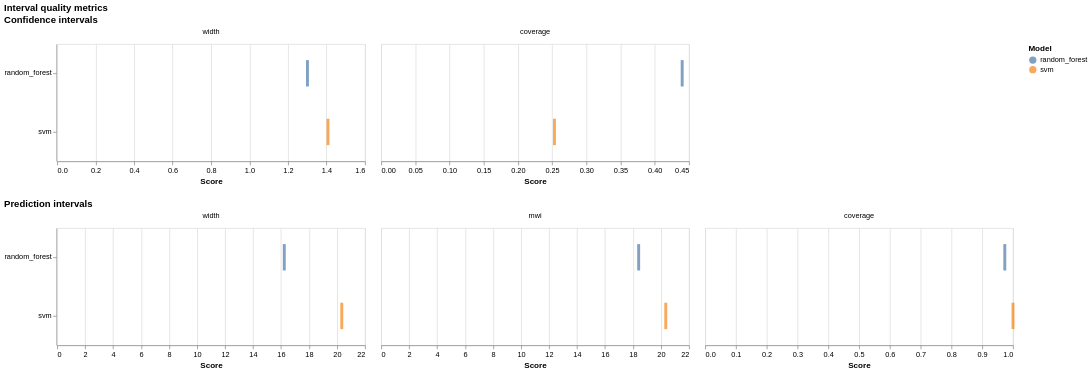

Source (notebook cell):
### Code cell
plot_interval_metrics(report)

### Figure 1 — Vega-Lite specification as saved in the notebook (floating-point values rounded to 4 significant figures)
{"config": {"view": {"continuousWidth": 300, "continuousHeight": 300}}, "vconcat": [{"data": {"name": "data-b33ee48a3ddc065351fa239fec3bfe4b"}, "facet": {"column": {"field": "metric", "sort": ["width", "mwi", "coverage"], "title": null, "type": "nominal"}}, "spec": {"mark": {"type": "tick", "orient": "vertical", "size": 36, "thickness": 4}, "encoding": {"color": {"field": "model", "legend": {"title": "Model"}, "type": "nominal"}, "tooltip": [{"field": "model", "type": "nominal"}, {"field": "metric", "type": "nominal"}, {"field": "value", "type": "quantitative"}], "x": {"field": "value", "title": "Score", "type": "quantitative"}, "y": {"field": "model", "title": null, "type": "nominal"}}, "height": 160, "width": 420}, "resolve": {"scale": {"x": "independent"}}, "title": "Confidence intervals"}, {"data": {"name": "data-73d5c358a1a69f0cfa300441566b0329"}, "facet": {"column": {"field": "metric", "sort": ["width", "mwi", "coverage"], "title": null, "type": "nominal"}}, "spec": {"mark": {"type": "tick", "orient": "vertical", "size": 36, "thickness": 4}, "encoding": {"color": {"field": "model", "legend": {"title": "Model"}, "type": "nominal"}, "tooltip": [{"field": "model", "type": "nominal"}, {"field": "metric", "type": "nominal"}, {"field": "value", "type": "quantitative"}], "x": {"field": "value", "title": "Score", "type": "quantitative"}, "y": {"field": "model", "title": null, "type": "nominal"}}, "height": 160, "width": 420}, "resolve": {"scale": {"x": "independent"}}, "title": "Prediction intervals"}], "title": "Interval quality metrics", "$schema": "https://vega.github.io/schema/vega-lite/v6.4.1.json", "datasets": {"data-b33ee48a3ddc065351fa239fec3bfe4b": [{"kind": "confidence", "metric": "width", "value": 1.301, "model": "random_forest"}, {"kind": "confidence", "metric": "width", "value": 1.408, "model": "svm"}, {"kind": "confidence", "metric": "coverage", "value": 0.44, "model": "random_forest"}, {"kind": "confidence", "metric": "coverage", "value": 0.2533, "model": "svm"}], "data-73d5c358a1a69f0cfa300441566b0329": [{"kind": "prediction", "metric": "width", "value": 16.23, "model": "random_forest"}, {"kind": "prediction", "metric": "width", "value": 20.34, "model": "svm"}, {"kind": "prediction", "metric": "mwi", "value": 18.4, "model": "random_forest"}, {"kind": "prediction", "metric": "mwi", "value": 20.34, "model": "svm"}, {"kind": "prediction", "metric": "coverage", "value": 0.9733, "model": "random_forest"}, {"kind": "prediction", "metric": "coverage", "value": 1.0, "model": "svm"}]}}
